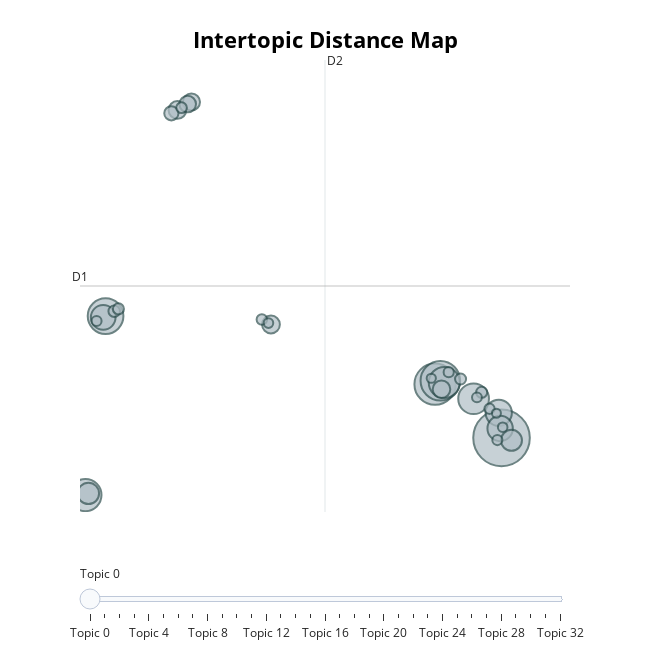

Notebook code cell kept with this figure:
### Markdown cell above
Hover the map below to see more details

### Code cell
# To see more details of the clusters separation
bertopic_model.visualize_topics()

### Figure 1 — Plotly figure (JSON) as saved in the notebook; plotly's stock layout.template omitted (floating-point values rounded to 4 significant figures)
{"data": [{"customdata": [[0, "tacos | food | mexican | taco | salsa", 11821], [1, "food | great | service | place | friendly", 6296], [2, "food | service | order | said | minutes", 5785], [3, "chowder | fish | seafood | crab | clam", 4707], [4, "pizza | crust | pizzas | good | place", 3829], [5, "santa | barbara | santa barbara | food | great", 3553], [6, "breakfast | eggs | brunch | benedict | toast", 3485], [7, "sandwich | sandwiches | pickles | salad | great", 2549], [8, "burger | fries | burgers | good | great", 2379], [9, "sushi | roll | rolls | fresh | place", 2246], [10, "italian | pasta | food | italian food | restaurant", 1673], [11, "vegan | options | food | vegetarian | delicious", 1628], [12, "coffee | latte | coffee shop | shop | milk", 1169], [13, "thai | pad | pad thai | curry | thai food", 1165], [14, "room | hotel | pool | stay | rooms", 1142], [15, "ramen | broth | pork | noodles | spicy", 1089], [16, "indian | indian food | naan | food | masala", 1015], [17, "chinese | chinese food | food | chicken | chinese restaurant", 746], [18, "poke | bowl | poke bowl | fish | poke place", 492], [19, "donuts | donut | doughnuts | flavors | doughnut", 455], [20, "bowl | bowls | acai | aa | backyard", 454], [21, "beach | great | food | view | ocean", 448], [22, "pho | vietnamese | broth | food | noodle", 423], [23, "boba | tea | milk | milk tea | drink", 407], [24, "gluten | gluten free | free | options | glutenfree", 392], [25, "stars | food | star | service | place", 384], [26, "empanadas | empanada | buena | onda | buena onda", 378], [27, "carpinteria | carp | food | great | place", 374], [28, "cake | cupcakes | crushcakes | frosting | cupcake", 361], [29, "dog | dogs | hot | daves | hot dog", 339], [30, "smoothie | blenders | smoothies | juice | jamba", 339], [31, "covid | food | great | service | good", 316], [32, "bagel | bagels | cream cheese | cheese | cream", 301]], "hovertemplate": "<b>Topic %{customdata[0]}</b><br>%{customdata[1]}<br>Size: %{customdata[2]}", "legendgroup": "", "marker": {"color": "#B0BEC5", "size": [11821, 6296, 5785, 4707, 3829, 3553, 3485, 2549, 2379, 2246, 1673, 1628, 1169, 1165, 1142, 1089, 1015, 746, 492, 455, 454, 448, 423, 407, 392, 384, 378, 374, 361, 339, 339, 316, 301], "sizemode": "area", "sizeref": 7.388, "symbol": "circle", "line": {"color": "DarkSlateGrey", "width": 2}}, "mode": "markers", "name": "", "orientation": "v", "showlegend": false, "x": [13.5, 11.14, 11.32, -0.5579, -1.274, 11.46, 12.5, 13.4, 13.45, -0.6414, -1.167, 13.85, 5.313, 1.992, 11.36, 2.489, 2.357, 1.777, -0.2512, 12.79, -0.1019, 12.04, 2.139, 4.989, 13.07, 11.62, 13.35, -0.8777, 12.62, 13.54, 5.223, 11.0, 13.31], "xaxis": "x", "y": [-3.597, -0.1388, 0.07999, 4.25, -7.28, -0.0275, -1.078, -1.984, -2.99, 4.165, -7.174, -3.758, 3.706, 17.53, -0.465, 18.04, 17.9, 17.31, 4.563, -0.6609, 4.712, 0.1947, 17.67, 4.029, -1.722, 0.6377, -3.74, 3.927, -0.9852, -2.908, 3.795, 0.2437, -2.009], "yaxis": "y", "type": "scatter"}], "layout": {"xaxis": {"anchor": "y", "domain": [0.0, 1.0], "title": {"text": ""}, "visible": false, "range": [-1.466, 15.93]}, "yaxis": {"anchor": "x", "domain": [0.0, 1.0], "title": {"text": ""}, "visible": false, "range": [-8.372, 20.74]}, "legend": {"tracegroupgap": 0, "itemsizing": "constant"}, "margin": {"t": 60}, "title": {"font": {"size": 22, "color": "Black"}, "text": "<b>Intertopic Distance Map</b>", "y": 0.95, "x": 0.5, "xanchor": "center", "yanchor": "top"}, "hoverlabel": {"font": {"size": 16, "family": "Rockwell"}, "bgcolor": "white"}, "width": 650, "height": 650, "sliders": [{"active": 0, "pad": {"t": 50}, "steps": [{"args": [{"marker.color": [["red", "#B0BEC5", "#B0BEC5", "#B0BEC5", "#B0BEC5", "#B0BEC5", "#B0BEC5", "#B0BEC5", "#B0BEC5", "#B0BEC5", "#B0BEC5", "#B0BEC5", "#B0BEC5", "#B0BEC5", "#B0BEC5", "#B0BEC5", "#B0BEC5", "#B0BEC5", "#B0BEC5", "#B0BEC5", "#B0BEC5", "#B0BEC5", "#B0BEC5", "#B0BEC5", "#B0BEC5", "#B0BEC5", "#B0BEC5", "#B0BEC5", "#B0BEC5", "#B0BEC5", "#B0BEC5", "#B0BEC5", "#B0BEC5"]]}], "label": "Topic 0", "method": "update"}, {"args": [{"marker.color": [["#B0BEC5", "red", "#B0BEC5", "#B0BEC5", "#B0BEC5", "#B0BEC5", "#B0BEC5", "#B0BEC5", "#B0BEC5", "#B0BEC5", "#B0BEC5", "#B0BEC5", "#B0BEC5", "#B0BEC5", "#B0BEC5", "#B0BEC5", "#B0BEC5", "#B0BEC5", "#B0BEC5", "#B0BEC5", "#B0BEC5", "#B0BEC5", "#B0BEC5", "#B0BEC5", "#B0BEC5", "#B0BEC5", "#B0BEC5", "#B0BEC5", "#B0BEC5", "#B0BEC5", "#B0BEC5", "#B0BEC5", "#B0BEC5"]]}], "label": "Topic 1", "method": "update"}, {"args": [{"marker.color": [["#B0BEC5", "#B0BEC5", "red", "#B0BEC5", "#B0BEC5", "#B0BEC5", "#B0BEC5", "#B0BEC5", "#B0BEC5", "#B0BEC5", "#B0BEC5", "#B0BEC5", "#B0BEC5", "#B0BEC5", "#B0BEC5", "#B0BEC5", "#B0BEC5", "#B0BEC5", "#B0BEC5", "#B0BEC5", "#B0BEC5", "#B0BEC5", "#B0BEC5", "#B0BEC5", "#B0BEC5", "#B0BEC5", "#B0BEC5", "#B0BEC5", "#B0BEC5", "#B0BEC5", "#B0BEC5", "#B0BEC5", "#B0BEC5"]]}], "label": "Topic 2", "method": "update"}, {"args": [{"marker.color": [["#B0BEC5", "#B0BEC5", "#B0BEC5", "red", "#B0BEC5", "#B0BEC5", "#B0BEC5", "#B0BEC5", "#B0BEC5", "#B0BEC5", "#B0BEC5", "#B0BEC5", "#B0BEC5", "#B0BEC5", "#B0BEC5", "#B0BEC5", "#B0BEC5", "#B0BEC5", "#B0BEC5", "#B0BEC5", "#B0BEC5", "#B0BEC5", "#B0BEC5", "#B0BEC5", "#B0BEC5", "#B0BEC5", "#B0BEC5", "#B0BEC5", "#B0BEC5", "#B0BEC5", "#B0BEC5", "#B0BEC5", "#B0BEC5"]]}], "label": "Topic 3", "method": "update"}, {"args": [{"marker.color": [["#B0BEC5", "#B0BEC5", "#B0BEC5", "#B0BEC5", "red", "#B0BEC5", "#B0BEC5", "#B0BEC5", "#B0BEC5", "#B0BEC5", "#B0BEC5", "#B0BEC5", "#B0BEC5", "#B0BEC5", "#B0BEC5", "#B0BEC5", "#B0BEC5", "#B0BEC5", "#B0BEC5", "#B0BEC5", "#B0BEC5", "#B0BEC5", "#B0BEC5", "#B0BEC5", "#B0BEC5", "#B0BEC5", "#B0BEC5", "#B0BEC5", "#B0BEC5", "#B0BEC5", "#B0BEC5", "#B0BEC5", "#B0BEC5"]]}], "label": "Topic 4", "method": "update"}, {"args": [{"marker.color": [["#B0BEC5", "#B0BEC5", "#B0BEC5", "#B0BEC5", "#B0BEC5", "red", "#B0BEC5", "#B0BEC5", "#B0BEC5", "#B0BEC5", "#B0BEC5", "#B0BEC5", "#B0BEC5", "#B0BEC5", "#B0BEC5", "#B0BEC5", "#B0BEC5", "#B0BEC5", "#B0BEC5", "#B0BEC5", "#B0BEC5", "#B0BEC5", "#B0BEC5", "#B0BEC5", "#B0BEC5", "#B0BEC5", "#B0BEC5", "#B0BEC5", "#B0BEC5", "#B0BEC5", "#B0BEC5", "#B0BEC5", "#B0BEC5"]]}], "label": "Topic 5", "method": "update"}, {"args": [{"marker.color": [["#B0BEC5", "#B0BEC5", "#B0BEC5", "#B0BEC5", "#B0BEC5", "#B0BEC5", "red", "#B0BEC5", "#B0BEC5", "#B0BEC5", "#B0BEC5", "#B0BEC5", "#B0BEC5", "#B0BEC5", "#B0BEC5", "#B0BEC5", "#B0BEC5", "#B0BEC5", "#B0BEC5", "#B0BEC5", "#B0BEC5", "#B0BEC5", "#B0BEC5", "#B0BEC5", "#B0BEC5", "#B0BEC5", "#B0BEC5", "#B0BEC5", "#B0BEC5", "#B0BEC5", "#B0BEC5", "#B0BEC5", "#B0BEC5"]]}], "label": "Topic 6", "method": "update"}, {"args": [{"marker.color": [["#B0BEC5", "#B0BEC5", "#B0BEC5", "#B0BEC5", "#B0BEC5", "#B0BEC5", "#B0BEC5", "red", "#B0BEC5", "#B0BEC5", "#B0BEC5", "#B0BEC5", "#B0BEC5", "#B0BEC5", "#B0BEC5", "#B0BEC5", "#B0BEC5", "#B0BEC5", "#B0BEC5", "#B0BEC5", "#B0BEC5", "#B0BEC5", "#B0BEC5", "#B0BEC5", "#B0BEC5", "#B0BEC5", "#B0BEC5", "#B0BEC5", "#B0BEC5", "#B0BEC5", "#B0BEC5", "#B0BEC5", "#B0BEC5"]]}], "label": "Topic 7", "method": "update"}, {"args": [{"marker.color": [["#B0BEC5", "#B0BEC5", "#B0BEC5", "#B0BEC5", "#B0BEC5", "#B0BEC5", "#B0BEC5", "#B0BEC5", "red", "#B0BEC5", "#B0BEC5", "#B0BEC5", "#B0BEC5", "#B0BEC5", "#B0BEC5", "#B0BEC5", "#B0BEC5", "#B0BEC5", "#B0BEC5", "#B0BEC5", "#B0BEC5", "#B0BEC5", "#B0BEC5", "#B0BEC5", "#B0BEC5", "#B0BEC5", "#B0BEC5", "#B0BEC5", "#B0BEC5", "#B0BEC5", "#B0BEC5", "#B0BEC5", "#B0BEC5"]]}], "label": "Topic 8", "method": "update"}, {"args": [{"marker.color": [["#B0BEC5", "#B0BEC5", "#B0BEC5", "#B0BEC5", "#B0BEC5", "#B0BEC5", "#B0BEC5", "#B0BEC5", "#B0BEC5", "red", "#B0BEC5", "#B0BEC5", "#B0BEC5", "#B0BEC5", "#B0BEC5", "#B0BEC5", "#B0BEC5", "#B0BEC5", "#B0BEC5", "#B0BEC5", "#B0BEC5", "#B0BEC5", "#B0BEC5", "#B0BEC5", "#B0BEC5", "#B0BEC5", "#B0BEC5", "#B0BEC5", "#B0BEC5", "#B0BEC5", "#B0BEC5", "#B0BEC5", "#B0BEC5"]]}], "label": "Topic 9", "method": "update"}, {"args": [{"marker.color": [["#B0BEC5", "#B0BEC5", "#B0BEC5", "#B0BEC5", "#B0BEC5", "#B0BEC5", "#B0BEC5", "#B0BEC5", "#B0BEC5", "#B0BEC5", "red", "#B0BEC5", "#B0BEC5", "#B0BEC5", "#B0BEC5", "#B0BEC5", "#B0BEC5", "#B0BEC5", "#B0BEC5", "#B0BEC5", "#B0BEC5", "#B0BEC5", "#B0BEC5", "#B0BEC5", "#B0BEC5", "#B0BEC5", "#B0BEC5", "#B0BEC5", "#B0BEC5", "#B0BEC5", "#B0BEC5", "#B0BEC5", "#B0BEC5"]]}], "label": "Topic 10", "method": "update"}, {"args": [{"marker.color": [["#B0BEC5", "#B0BEC5", "#B0BEC5", "#B0BEC5", "#B0BEC5", "#B0BEC5", "#B0BEC5", "#B0BEC5", "#B0BEC5", "#B0BEC5", "#B0BEC5", "red", "#B0BEC5", "#B0BEC5", "#B0BEC5", "#B0BEC5", "#B0BEC5", "#B0BEC5", "#B0BEC5", "#B0BEC5", "#B0BEC5", "#B0BEC5", "#B0BEC5", "#B0BEC5", "#B0BEC5", "#B0BEC5", "#B0BEC5", "#B0BEC5", "#B0BEC5", "#B0BEC5", "#B0BEC5", "#B0BEC5", "#B0BEC5"]]}], "label": "Topic 11", "method": "update"}, {"args": [{"marker.color": [["#B0BEC5", "#B0BEC5", "#B0BEC5", "#B0BEC5", "#B0BEC5", "#B0BEC5", "#B0BEC5", "#B0BEC5", "#B0BEC5", "#B0BEC5", "#B0BEC5", "#B0BEC5", "red", "#B0BEC5", "#B0BEC5", "#B0BEC5", "#B0BEC5", "#B0BEC5", "#B0BEC5", "#B0BEC5", "#B0BEC5", "#B0BEC5", "#B0BEC5", "#B0BEC5", "#B0BEC5", "#B0BEC5", "#B0BEC5", "#B0BEC5", "#B0BEC5", "#B0BEC5", "#B0BEC5", "#B0BEC5", "#B0BEC5"]]}], "label": "Topic 12", "method": "update"}, {"args": [{"marker.color": [["#B0BEC5", "#B0BEC5", "#B0BEC5", "#B0BEC5", "#B0BEC5", "#B0BEC5", "#B0BEC5", "#B0BEC5", "#B0BEC5", "#B0BEC5", "#B0BEC5", "#B0BEC5", "#B0BEC5", "red", "#B0BEC5", "#B0BEC5", "#B0BEC5", "#B0BEC5", "#B0BEC5", "#B0BEC5", "#B0BEC5", "#B0BEC5", "#B0BEC5", "#B0BEC5", "#B0BEC5", "#B0BEC5", "#B0BEC5", "#B0BEC5", "#B0BEC5", "#B0BEC5", "#B0BEC5", "#B0BEC5", "#B0BEC5"]]}], "label": "Topic 13", "method": "update"}, {"args": [{"marker.color": [["#B0BEC5", "#B0BEC5", "#B0BEC5", "#B0BEC5", "#B0BEC5", "#B0BEC5", "#B0BEC5", "#B0BEC5", "#B0BEC5", "#B0BEC5", "#B0BEC5", "#B0BEC5", "#B0BEC5", "#B0BEC5", "red", "#B0BEC5", "#B0BEC5", "#B0BEC5", "#B0BEC5", "#B0BEC5", "#B0BEC5", "#B0BEC5", "#B0BEC5", "#B0BEC5", "#B0BEC5", "#B0BEC5", "#B0BEC5", "#B0BEC5", "#B0BEC5", "#B0BEC5", "#B0BEC5", "#B0BEC5", "#B0BEC5"]]}], "label": "Topic 14", "method": "update"}, {"args": [{"marker.color": [["#B0BEC5", "#B0BEC5", "#B0BEC5", "#B0BEC5", "#B0BEC5", "#B0BEC5", "#B0BEC5", "#B0BEC5", "#B0BEC5", "#B0BEC5", "#B0BEC5", "#B0BEC5", "#B0BEC5", "#B0BEC5", "#B0BEC5", "red", "#B0BEC5", "#B0BEC5", "#B0BEC5", "#B0BEC5", "#B0BEC5", "#B0BEC5", "#B0BEC5", "#B0BEC5", "#B0BEC5", "#B0BEC5", "#B0BEC5", "#B0BEC5", "#B0BEC5", "#B0BEC5", "#B0BEC5", "#B0BEC5", "#B0BEC5"]]}], "label": "Topic 15", "method": "update"}, {"args": [{"marker.color": [["#B0BEC5", "#B0BEC5", "#B0BEC5", "#B0BEC5", "#B0BEC5", "#B0BEC5", "#B0BEC5", "#B0BEC5", "#B0BEC5", "#B0BEC5", "#B0BEC5", "#B0BEC5", "#B0BEC5", "#B0BEC5", "#B0BEC5", "#B0BEC5", "red", "#B0BEC5", "#B0BEC5", "#B0BEC5", "#B0BEC5", "#B0BEC5", "#B0BEC5", "#B0BEC5", "#B0BEC5", "#B0BEC5", "#B0BEC5", "#B0BEC5", "#B0BEC5", "#B0BEC5", "#B0BEC5", "#B0BEC5", "#B0BEC5"]]}], "label": "Topic 16", "method": "update"}, {"args": [{"marker.color": [["#B0BEC5", "#B0BEC5", "#B0BEC5", "#B0BEC5", "#B0BEC5", "#B0BEC5", "#B0BEC5", "#B0BEC5", "#B0BEC5", "#B0BEC5", "#B0BEC5", "#B0BEC5", "#B0BEC5", "#B0BEC5", "#B0BEC5", "#B0BEC5", "#B0BEC5", "red", "#B0BEC5", "#B0BEC5", "#B0BEC5", "#B0BEC5", "#B0BEC5", "#B0BEC5", "#B0BEC5", "#B0BEC5", "#B0BEC5", "#B0BEC5", "#B0BEC5", "#B0BEC5", "#B0BEC5", "#B0BEC5", "#B0BEC5"]]}], "label": "Topic 17", "method": "update"}, {"args": [{"marker.color": [["#B0BEC5", "#B0BEC5", "#B0BEC5", "#B0BEC5", "#B0BEC5", "#B0BEC5", "#B0BEC5", "#B0BEC5", "#B0BEC5", "#B0BEC5", "#B0BEC5", "#B0BEC5", "#B0BEC5", "#B0BEC5", "#B0BEC5", "#B0BEC5", "#B0BEC5", "#B0BEC5", "red", "#B0BEC5", "#B0BEC5", "#B0BEC5", "#B0BEC5", "#B0BEC5", "#B0BEC5", "#B0BEC5", "#B0BEC5", "#B0BEC5", "#B0BEC5", "#B0BEC5", "#B0BEC5", "#B0BEC5", "#B0BEC5"]]}], "label": "Topic 18", "method": "update"}, {"args": [{"marker.color": [["#B0BEC5", "#B0BEC5", "#B0BEC5", "#B0BEC5", "#B0BEC5", "#B0BEC5", "#B0BEC5", "#B0BEC5", "#B0BEC5", "#B0BEC5", "#B0BEC5", "#B0BEC5", "#B0BEC5", "#B0BEC5", "#B0BEC5", "#B0BEC5", "#B0BEC5", "#B0BEC5", "#B0BEC5", "red", "#B0BEC5", "#B0BEC5", "#B0BEC5", "#B0BEC5", "#B0BEC5", "#B0BEC5", "#B0BEC5", "#B0BEC5", "#B0BEC5", "#B0BEC5", "#B0BEC5", "#B0BEC5", "#B0BEC5"]]}], "label": "Topic 19", "method": "update"}, {"args": [{"marker.color": [["#B0BEC5", "#B0BEC5", "#B0BEC5", "#B0BEC5", "#B0BEC5", "#B0BEC5", "#B0BEC5", "#B0BEC5", "#B0BEC5", "#B0BEC5", "#B0BEC5", "#B0BEC5", "#B0BEC5", "#B0BEC5", "#B0BEC5", "#B0BEC5", "#B0BEC5", "#B0BEC5", "#B0BEC5", "#B0BEC5", "red", "#B0BEC5", "#B0BEC5", "#B0BEC5", "#B0BEC5", "#B0BEC5", "#B0BEC5", "#B0BEC5", "#B0BEC5", "#B0BEC5", "#B0BEC5", "#B0BEC5", "#B0BEC5"]]}], "label": "Topic 20", "method": "update"}, {"args": [{"marker.color": [["#B0BEC5", "#B0BEC5", "#B0BEC5", "#B0BEC5", "#B0BEC5", "#B0BEC5", "#B0BEC5", "#B0BEC5", "#B0BEC5", "#B0BEC5", "#B0BEC5", "#B0BEC5", "#B0BEC5", "#B0BEC5", "#B0BEC5", "#B0BEC5", "#B0BEC5", "#B0BEC5", "#B0BEC5", "#B0BEC5", "#B0BEC5", "red", "#B0BEC5", "#B0BEC5", "#B0BEC5", "#B0BEC5", "#B0BEC5", "#B0BEC5", "#B0BEC5", "#B0BEC5", "#B0BEC5", "#B0BEC5", "#B0BEC5"]]}], "label": "Topic 21", "method": "update"}, {"args": [{"marker.color": [["#B0BEC5", "#B0BEC5", "#B0BEC5", "#B0BEC5", "#B0BEC5", "#B0BEC5", "#B0BEC5", "#B0BEC5", "#B0BEC5", "#B0BEC5", "#B0BEC5", "#B0BEC5", "#B0BEC5", "#B0BEC5", "#B0BEC5", "#B0BEC5", "#B0BEC5", "#B0BEC5", "#B0BEC5", "#B0BEC5", "#B0BEC5", "#B0BEC5", "red", "#B0BEC5", "#B0BEC5", "#B0BEC5", "#B0BEC5", "#B0BEC5", "#B0BEC5", "#B0BEC5", "#B0BEC5", "#B0BEC5", "#B0BEC5"]]}], "label": "Topic 22", "method": "update"}, {"args": [{"marker.color": [["#B0BEC5", "#B0BEC5", "#B0BEC5", "#B0BEC5", "#B0BEC5", "#B0BEC5", "#B0BEC5", "#B0BEC5", "#B0BEC5", "#B0BEC5", "#B0BEC5", "#B0BEC5", "#B0BEC5", "#B0BEC5", "#B0BEC5", "#B0BEC5", "#B0BEC5", "#B0BEC5", "#B0BEC5", "#B0BEC5", "#B0BEC5", "#B0BEC5", "#B0BEC5", "red", "#B0BEC5", "#B0BEC5", "#B0BEC5", "#B0BEC5", "#B0BEC5", "#B0BEC5", "#B0BEC5", "#B0BEC5", "#B0BEC5"]]}], "label": "Topic 23", "method": "update"}, {"args": [{"marker.color": [["#B0BEC5", "#B0BEC5", "#B0BEC5", "#B0BEC5", "#B0BEC5", "#B0BEC5", "#B0BEC5", "#B0BEC5", "#B0BEC5", "#B0BEC5", "#B0BEC5", "#B0BEC5", "#B0BEC5", "#B0BEC5", "#B0BEC5", "#B0BEC5", "#B0BEC5", "#B0BEC5", "#B0BEC5", "#B0BEC5", "#B0BEC5", "#B0BEC5", "#B0BEC5", "#B0BEC5", "red", "#B0BEC5", "#B0BEC5", "#B0BEC5", "#B0BEC5", "#B0BEC5", "#B0BEC5", "#B0BEC5", "#B0BEC5"]]}], "label": "Topic 24", "method": "update"}, {"args": [{"marker.color": [["#B0BEC5", "#B0BEC5", "#B0BEC5", "#B0BEC5", "#B0BEC5", "#B0BEC5", "#B0BEC5", "#B0BEC5", "#B0BEC5", "#B0BEC5", "#B0BEC5", "#B0BEC5", "#B0BEC5", "#B0BEC5", "#B0BEC5", "#B0BEC5", "#B0BEC5", "#B0BEC5", "#B0BEC5", "#B0BEC5", "#B0BEC5", "#B0BEC5", "#B0BEC5", "#B0BEC5", "#B0BEC5", "red", "#B0BEC5", "#B0BEC5", "#B0BEC5", "#B0BEC5", "#B0BEC5", "#B0BEC5", "#B0BEC5"]]}], "label": "Topic 25", "method": "update"}, {"args": [{"marker.color": [["#B0BEC5", "#B0BEC5", "#B0BEC5", "#B0BEC5", "#B0BEC5", "#B0BEC5", "#B0BEC5", "#B0BEC5", "#B0BEC5", "#B0BEC5", "#B0BEC5", "#B0BEC5", "#B0BEC5", "#B0BEC5", "#B0BEC5", "#B0BEC5", "#B0BEC5", "#B0BEC5", "#B0BEC5", "#B0BEC5", "#B0BEC5", "#B0BEC5", "#B0BEC5", "#B0BEC5", "#B0BEC5", "#B0BEC5", "red", "#B0BEC5", "#B0BEC5", "#B0BEC5", "#B0BEC5", "#B0BEC5", "#B0BEC5"]]}], "label": "Topic 26", "method": "update"}, {"args": [{"marker.color": [["#B0BEC5", "#B0BEC5", "#B0BEC5", "#B0BEC5", "#B0BEC5", "#B0BEC5", "#B0BEC5", "#B0BEC5", "#B0BEC5", "#B0BEC5", "#B0BEC5", "#B0BEC5", "#B0BEC5", "#B0BEC5", "#B0BEC5", "#B0BEC5", "#B0BEC5", "#B0BEC5", "#B0BEC5", "#B0BEC5", "#B0BEC5", "#B0BEC5", "#B0BEC5", "#B0BEC5", "#B0BEC5", "#B0BEC5", "#B0BEC5", "red", "#B0BEC5", "#B0BEC5", "#B0BEC5", "#B0BEC5", "#B0BEC5"]]}], "label": "Topic 27", "method": "update"}, {"args": [{"marker.color": [["#B0BEC5", "#B0BEC5", "#B0BEC5", "#B0BEC5", "#B0BEC5", "#B0BEC5", "#B0BEC5", "#B0BEC5", "#B0BEC5", "#B0BEC5", "#B0BEC5", "#B0BEC5", "#B0BEC5", "#B0BEC5", "#B0BEC5", "#B0BEC5", "#B0BEC5", "#B0BEC5", "#B0BEC5", "#B0BEC5", "#B0BEC5", "#B0BEC5", "#B0BEC5", "#B0BEC5", "#B0BEC5", "#B0BEC5", "#B0BEC5", "#B0BEC5", "red", "#B0BEC5", "#B0BEC5", "#B0BEC5", "#B0BEC5"]]}], "label": "Topic 28", "method": "update"}, {"args": [{"marker.color": [["#B0BEC5", "#B0BEC5", "#B0BEC5", "#B0BEC5", "#B0BEC5", "#B0BEC5", "#B0BEC5", "#B0BEC5", "#B0BEC5", "#B0BEC5", "#B0BEC5", "#B0BEC5", "#B0BEC5", "#B0BEC5", "#B0BEC5", "#B0BEC5", "#B0BEC5", "#B0BEC5", "#B0BEC5", "#B0BEC5", "#B0BEC5", "#B0BEC5", "#B0BEC5", "#B0BEC5", "#B0BEC5", "#B0BEC5", "#B0BEC5", "#B0BEC5", "#B0BEC5", "red", "#B0BEC5", "#B0BEC5", "#B0BEC5"]]}], "label": "Topic 29", "method": "update"}, {"args": [{"marker.color": [["#B0BEC5", "#B0BEC5", "#B0BEC5", "#B0BEC5", "#B0BEC5", "#B0BEC5", "#B0BEC5", "#B0BEC5", "#B0BEC5", "#B0BEC5", "#B0BEC5", "#B0BEC5", "#B0BEC5", "#B0BEC5", "#B0BEC5", "#B0BEC5", "#B0BEC5", "#B0BEC5", "#B0BEC5", "#B0BEC5", "#B0BEC5", "#B0BEC5", "#B0BEC5", "#B0BEC5", "#B0BEC5", "#B0BEC5", "#B0BEC5", "#B0BEC5", "#B0BEC5", "#B0BEC5", "red", "#B0BEC5", "#B0BEC5"]]}], "label": "Topic 30", "method": "update"}, {"args": [{"marker.color": [["#B0BEC5", "#B0BEC5", "#B0BEC5", "#B0BEC5", "#B0BEC5", "#B0BEC5", "#B0BEC5", "#B0BEC5", "#B0BEC5", "#B0BEC5", "#B0BEC5", "#B0BEC5", "#B0BEC5", "#B0BEC5", "#B0BEC5", "#B0BEC5", "#B0BEC5", "#B0BEC5", "#B0BEC5", "#B0BEC5", "#B0BEC5", "#B0BEC5", "#B0BEC5", "#B0BEC5", "#B0BEC5", "#B0BEC5", "#B0BEC5", "#B0BEC5", "#B0BEC5", "#B0BEC5", "#B0BEC5", "red", "#B0BEC5"]]}], "label": "Topic 31", "method": "update"}, {"args": [{"marker.color": [["#B0BEC5", "#B0BEC5", "#B0BEC5", "#B0BEC5", "#B0BEC5", "#B0BEC5", "#B0BEC5", "#B0BEC5", "#B0BEC5", "#B0BEC5", "#B0BEC5", "#B0BEC5", "#B0BEC5", "#B0BEC5", "#B0BEC5", "#B0BEC5", "#B0BEC5", "#B0BEC5", "#B0BEC5", "#B0BEC5", "#B0BEC5", "#B0BEC5", "#B0BEC5", "#B0BEC5", "#B0BEC5", "#B0BEC5", "#B0BEC5", "#B0BEC5", "#B0BEC5", "#B0BEC5", "#B0BEC5", "#B0BEC5", "red"]]}], "label": "Topic 32", "method": "update"}]}], "shapes": [{"line": {"color": "#CFD8DC", "width": 2}, "type": "line", "x0": 7.23, "x1": 7.23, "y0": -8.372, "y1": 20.74}, {"line": {"color": "#9E9E9E", "width": 2}, "type": "line", "x0": -1.466, "x1": 15.93, "y0": 6.186, "y1": 6.186}], "annotations": [{"showarrow": false, "text": "D1", "x": -1.466, "y": 6.186, "yshift": 10}, {"showarrow": false, "text": "D2", "x": 7.23, "xshift": 10, "y": 20.74}]}}
